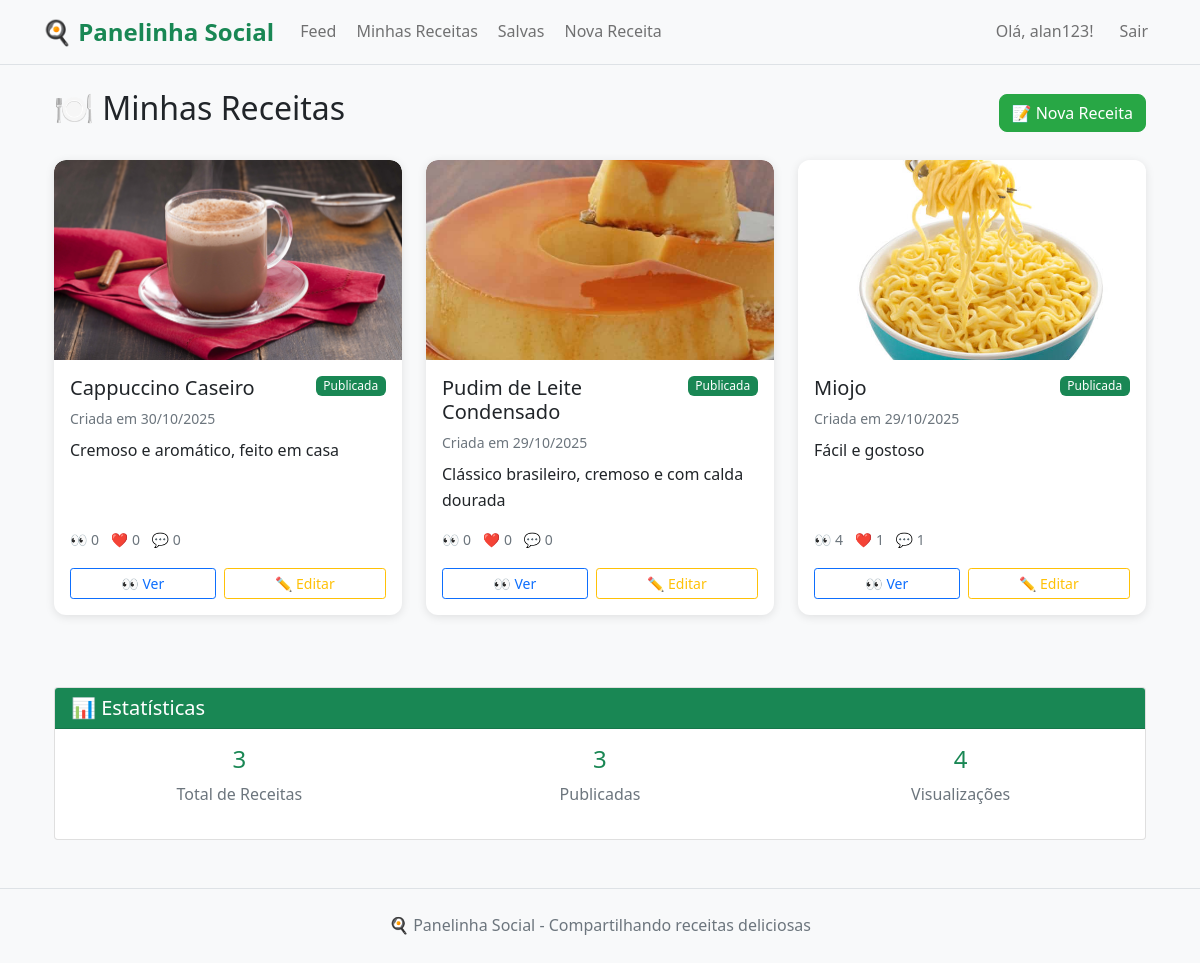
The app's page /my_recipes (signed in) with its own data.
### app.py (models this page shows, shortened)
class User(UserMixin, db.Model):
    id = db.Column(db.Integer, primary_key=True)
    username = db.Column(db.String(64), unique=True, nullable=False)
    email = db.Column(db.String(120), unique=True, nullable=False)
    password_hash = db.Column(db.String(128))
    bio = db.Column(db.Text)
    profile_picture = db.Column(db.String(200))
    created_at = db.Column(db.DateTime, default=datetime.utcnow)
    recipes = db.relationship('Recipe', backref='author', lazy='dynamic')
    likes = db.relationship('Like', backref='user', lazy='dynamic')
    comments = db.relationship('Comment', backref='user', lazy='dynamic')
    saved_recipes = db.relationship('SavedRecipe', backref='user', lazy='dynamic')

class Recipe(db.Model):
    id = db.Column(db.Integer, primary_key=True)
    title = db.Column(db.String(100), nullable=False)
    description = db.Column(db.Text)
    ingredients = db.Column(db.Text)
    steps = db.Column(db.Text)
    image = db.Column(db.String(200))
    categories = db.Column(db.String(200))
    is_draft = db.Column(db.Boolean, default=False)
    created_at = db.Column(db.DateTime, default=datetime.utcnow)
    updated_at = db.Column(db.DateTime, default=datetime.utcnow, onupdate=datetime.utcnow)
    views = db.Column(db.Integer, default=0)
    user_id = db.Column(db.Integer, db.ForeignKey('user.id'), nullable=False)
    likes = db.relationship('Like', backref='recipe', lazy='dynamic')
    comments = db.relationship('Comment', backref='recipe', lazy='dynamic')
    saved_by = db.relationship('SavedRecipe', backref='recipe', lazy='dynamic')
    def like_count(self):
        return self.likes.count()
    def comment_count(self):
        return self.comments.count()

### app.py (the view)
@app.route('/my_recipes')
@login_required
def my_recipes():
    recipes = Recipe.query.filter_by(user_id=current_user.id).order_by(Recipe.created_at.desc()).all()
    return render_template('my_recipes.html', title='Minhas Receitas', recipes=recipes)

### app.py (called while the page is built)
@login_manager.user_loader
def load_user(id):
    return User.query.get(int(id))

### templates/my_recipes.html (shortened to what this page needs)
{% extends "base.html" %}
{% block content %}
<div class="container-fluid">
    <div class="row">
        <div class="col-12">
            <div class="d-flex justify-content-between align-items-center mb-4">
                <h2>🍽️ Minhas Receitas</h2>
                <a href="{{ url_for('new_recipe') }}" class="btn btn-success">
                    📝 Nova Receita
                </a>
            </div>
            {% if recipes %}
                <div class="row">
                    {% for recipe in recipes %}
                        <div class="col-xl-4 col-lg-6 col-md-6 mb-4">
                            <div class="card h-100 recipe-card">
                                <a href="{{ url_for('recipe_detail', recipe_id=recipe.id) }}" class="text-decoration-none">
                                    {% if recipe.image %}
                                        <img src="{{ url_for('static', filename='uploads/' + recipe.image) }}"
                                             class="card-img-top" alt="{{ recipe.title }}" style="height: 200px; object-fit: cover;">
                                    {% else %}
                                        <div class="card-img-top bg-light d-flex align-items-center justify-content-center"
                                             style="height: 200px;">
                                            <span class="text-muted">📷 Sem imagem</span>
                                        </div>
                                    {% endif %}
                                </a>
                                <div class="card-body d-flex flex-column">
                                    <div class="d-flex justify-content-between align-items-start mb-2">
                                        <a href="{{ url_for('recipe_detail', recipe_id=recipe.id) }}" class="text-decoration-none text-dark flex-grow-1">
                                            <h5 class="card-title mb-0">{{ recipe.title }}</h5>
                                        </a>
                                        {% if recipe.is_draft %}
                                            <span class="badge bg-warning ms-2">Rascunho</span>
                                        {% else %}
                                            <span class="badge bg-success ms-2">Publicada</span>
                                        {% endif %}
                                    </div>
                                    <p class="card-text text-muted small mb-2">
                                        Criada em {{ recipe.created_at.strftime('%d/%m/%Y') }}
                                    </p>
                                    <a href="{{ url_for('recipe_detail', recipe_id=recipe.id) }}" class="text-decoration-none text-dark flex-grow-1">
                                        <p class="card-text mb-3">
                                            {{ recipe.description[:100] }}{% if recipe.description|length > 100 %}...{% endif %}
                                        </p>
                                    </a>
                                    <div class="mt-auto">
                                        <div class="d-flex justify-content-between align-items-center mb-3">
                                            <div class="text-muted small">
                                                <span class="me-2">👀 {{ recipe.views }}</span>
                                                <span class="me-2">❤️ {{ recipe.like_count() }}</span>
                                                <span>💬 {{ recipe.comment_count() }}</span>
                                            </div>
                                        </div>
                                        <div class="d-flex justify-content-between gap-2">
                                            <a href="{{ url_for('recipe_detail', recipe_id=recipe.id) }}"
                                               class="btn btn-sm btn-outline-primary flex-fill">
                                                👀 Ver
                                            </a>
                                            <a href="{{ url_for('edit_recipe', recipe_id=recipe.id) }}"
                                               class="btn btn-sm btn-outline-warning flex-fill">
                                                ✏️ Editar
                                            </a>
                                        </div>
                                    </div>
                                </div>
                            </div>
                        </div>
                    {% endfor %}
                </div>
                <div class="row mt-5">
                    <div class="col-12">
                        <div class="card">
                            <div class="card-header bg-success text-white">
                                <h5 class="mb-0">📊 Estatísticas</h5>
                            </div>
                            <div class="card-body">
                                <div class="row text-center">
                                    <div class="col-md-4">
                                        <h4 class="text-success">{{ recipes|length }}</h4>
                                        <p class="text-muted">Total de Receitas</p>
                                    </div>
                                    <div class="col-md-4">
                                        <h4 class="text-success">{{ recipes|selectattr('is_draft', 'equalto', false)|list|length }}</h4>
                                        <p class="text-muted">Publicadas</p>
                                    </div>
                                    <div class="col-md-4">
                                        <h4 class="text-success">{{ recipes|sum(attribute='views') }}</h4>
                                        <p class="text-muted">Visualizações</p>
                                    </div>
                                </div>
                            </div>
                        </div>
                    </div>
                </div>
            {% endif %}
        </div>
    </div>
</div>
{% endblock %}

### templates/base.html (shortened to what this page needs)
<!DOCTYPE html>
<html lang="pt-br">
<head>
    <link href="https://cdn.jsdelivr.net/npm/bootstrap@5.1.3/dist/css/bootstrap.min.css" rel="stylesheet">
    <link rel="stylesheet" href="{{ url_for('static', filename='css/style.css') }}">
</head>
<body>
    <nav class="navbar navbar-expand-lg navbar-light bg-light border-bottom">
        <div class="container">
            <a class="navbar-brand fw-bold text-success" href="{{ url_for('index') }}">
                🍳 Panelinha Social
            </a>
            <div class="collapse navbar-collapse" id="navbarNav">
                <ul class="navbar-nav me-auto">
                    {% if current_user.is_authenticated %}
                    <li class="nav-item">
                        <a class="nav-link" href="{{ url_for('feed') }}">Feed</a>
                    </li>
                    <li class="nav-item">
                        <a class="nav-link" href="{{ url_for('my_recipes') }}">Minhas Receitas</a>
                    </li>
                    <li class="nav-item">
                        <a class="nav-link" href="{{ url_for('saved_recipes') }}">Salvas</a>
                    </li>
                    <li class="nav-item">
                        <a class="nav-link" href="{{ url_for('new_recipe') }}">Nova Receita</a>
                    </li>
                    {% endif %}
                </ul>
                <div class="navbar-nav">
                    {% if current_user.is_authenticated %}
                    <span class="navbar-text me-3">Olá, {{ current_user.username }}!</span>
                    <a class="nav-link" href="{{ url_for('logout') }}">Sair</a>
                    {% else %}
                    <a class="nav-link" href="{{ url_for('login') }}">Entrar</a>
                    <a class="nav-link" href="{{ url_for('register') }}">Cadastrar</a>
                    {% endif %}
                </div>
            </div>
        </div>
    </nav>
    <div class="container mt-4">
        {% block content %}{% endblock %}
    </div>
    <footer class="bg-light text-center text-muted py-4 mt-5 border-top">
        <div class="container">
            <p class="mb-0">🍳 Panelinha Social - Compartilhando receitas deliciosas</p>
        </div>
    </footer>
</body>
</html>

### static/css/style.css (style rules this page uses)
:root { --primary-color: #28a745; --primary-hover: #218838; --light-bg: #f8f9fa; --card-shadow: 0 2px 10px rgba(0, 0, 0, 0.1); --card-hover-shadow: 0 4px 15px rgba(0, 0, 0, 0.15); }
body { background-color: var(--light-bg); font-family: 'Segoe UI', Tahoma, Geneva, Verdana, sans-serif; line-height: 1.6; }
.recipe-card { border: none; border-radius: 12px; box-shadow: var(--card-shadow); transition: all 0.3s ease; background: white; overflow: hidden; }
.card-img-top { border-radius: 12px 12px 0 0; height: 200px; object-fit: cover; }
.btn-success { background-color: var(--primary-color); border-color: var(--primary-color); border-radius: 8px; font-weight: 500; }
.navbar-brand { font-size: 1.5rem; font-weight: 700; }
.nav-link { font-weight: 500; border-radius: 6px; margin: 0 2px; transition: all 0.2s ease; }
.badge { font-weight: 500; border-radius: 6px; }
footer { margin-top: auto; }

### records on screen
User: username "alan123"
Recipe: image (picture), title "Cappuccino Caseiro", is_draft "Publicada", created_at "30/10/2025", description "Cremoso e aromático, feito em casa", views "0", like_count "0", comment_count "0"
Recipe: image (picture), title "Pudim de Leite Condensado", is_draft "Publicada", created_at "29/10/2025", description "Clássico brasileiro, cremoso e com calda dourada", views "0", like_count "0", comment_count "0"
Recipe: image (picture), title "Miojo", is_draft "Publicada", created_at "29/10/2025", description "Fácil e gostoso", views "4", like_count "1", comment_count "1"

### other values on screen
{{ recipes|length }} "3"
{{ recipes|selectattr('is_draft', 'equalto', false)|list|length }} "3"
{{ recipes|sum(attribute='views') }} "4"
